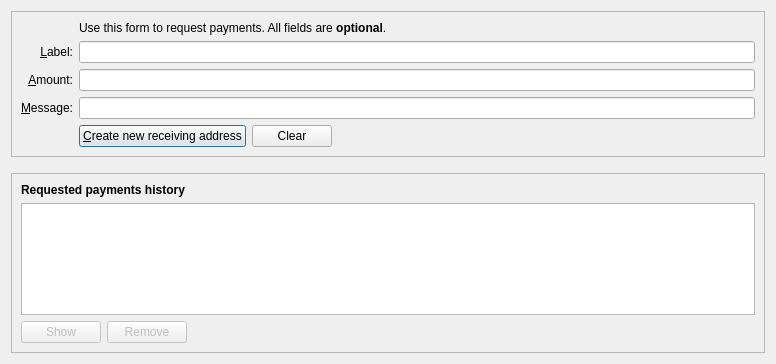
<?xml version="1.0" encoding="UTF-8"?>
<ui version="4.0">
 <class>ReceiveCoinsDialog</class>
 <widget class="QDialog" name="ReceiveCoinsDialog">
  <property name="geometry">
   <rect>
    <x>0</x>
    <y>0</y>
    <width>776</width>
    <height>364</height>
   </rect>
  </property>
  <layout class="QVBoxLayout" name="verticalLayout" stretch="0,0,1">
   <item>
    <widget class="QFrame" name="frame2">
     <property name="sizePolicy">
      <sizepolicy hsizetype="Preferred" vsizetype="Expanding">
       <horstretch>0</horstretch>
       <verstretch>0</verstretch>
      </sizepolicy>
     </property>
     <property name="frameShape">
      <enum>QFrame::StyledPanel</enum>
     </property>
     <property name="frameShadow">
      <enum>QFrame::Sunken</enum>
     </property>
     <layout class="QVBoxLayout" name="verticalLayout_3">
      <item>
       <layout class="QGridLayout" name="gridLayout">
        <item row="6" column="0">
         <widget class="QLabel" name="label_3">
          <property name="toolTip">
           <string>An optional message to attach to the payment request, which will be displayed when the request is opened. Note: The message will not be sent with the payment over the Australiacash network.</string>
          </property>
          <property name="text">
           <string>&amp;Message:</string>
          </property>
          <property name="alignment">
           <set>Qt::AlignRight|Qt::AlignTrailing|Qt::AlignVCenter</set>
          </property>
          <property name="buddy">
           <cstring>reqMessage</cstring>
          </property>
         </widget>
        </item>
        <item row="4" column="2">
         <widget class="QLineEdit" name="reqLabel">
          <property name="toolTip">
           <string>An optional label to associate with the new receiving address (used by you to identify an invoice).  It is also attached to the payment request.</string>
          </property>
         </widget>
        </item>
        <item row="6" column="2">
         <widget class="QLineEdit" name="reqMessage">
          <property name="toolTip">
           <string>An optional message that is attached to the payment request and may be displayed to the sender.</string>
          </property>
         </widget>
        </item>
        <item row="2" column="2">
         <widget class="QLabel" name="label_5">
          <property name="text">
           <string>Use this form to request payments. All fields are &lt;b&gt;optional&lt;/b&gt;.</string>
          </property>
         </widget>
        </item>
        <item row="4" column="0">
         <widget class="QLabel" name="label_2">
          <property name="toolTip">
           <string>An optional label to associate with the new receiving address.</string>
          </property>
          <property name="text">
           <string>&amp;Label:</string>
          </property>
          <property name="alignment">
           <set>Qt::AlignRight|Qt::AlignTrailing|Qt::AlignVCenter</set>
          </property>
          <property name="buddy">
           <cstring>reqLabel</cstring>
          </property>
         </widget>
        </item>
        <item row="5" column="0">
         <widget class="QLabel" name="label">
          <property name="toolTip">
           <string>An optional amount to request. Leave this empty or zero to not request a specific amount.</string>
          </property>
          <property name="text">
           <string>&amp;Amount:</string>
          </property>
          <property name="alignment">
           <set>Qt::AlignRight|Qt::AlignTrailing|Qt::AlignVCenter</set>
          </property>
          <property name="buddy">
           <cstring>reqAmount</cstring>
          </property>
         </widget>
        </item>
        <item row="5" column="2">
         <widget class="BitcoinAmountField" name="reqAmount">
          <property name="minimumSize">
           <size>
            <width>80</width>
            <height>0</height>
           </size>
          </property>
          <property name="toolTip">
           <string>An optional amount to request. Leave this empty or zero to not request a specific amount.</string>
          </property>
         </widget>
        </item>
        <item row="7" column="2">
         <layout class="QHBoxLayout" name="horizontalLayout">
          <item>
           <widget class="QPushButton" name="receiveButton">
            <property name="minimumSize">
             <size>
              <width>150</width>
              <height>0</height>
             </size>
            </property>
            <property name="text">
             <string>&amp;Create new receiving address</string>
            </property>
            <property name="icon">
             <iconset resource="../bitcoin.qrc">
              <normaloff>:/icons/receiving_addresses</normaloff>:/icons/receiving_addresses</iconset>
            </property>
            <property name="autoDefault">
             <bool>false</bool>
            </property>
            <property name="default">
             <bool>true</bool>
            </property>
           </widget>
          </item>
          <item>
           <widget class="QPushButton" name="clearButton">
            <property name="sizePolicy">
             <sizepolicy hsizetype="Minimum" vsizetype="Fixed">
              <horstretch>0</horstretch>
              <verstretch>0</verstretch>
             </sizepolicy>
            </property>
            <property name="toolTip">
             <string>Clear all fields of the form.</string>
            </property>
            <property name="text">
             <string>Clear</string>
            </property>
            <property name="icon">
             <iconset resource="../bitcoin.qrc">
              <normaloff>:/icons/remove</normaloff>:/icons/remove</iconset>
            </property>
            <property name="autoDefault">
             <bool>false</bool>
            </property>
           </widget>
          </item>
          <item>
           <spacer name="horizontalSpacer">
            <property name="orientation">
             <enum>Qt::Horizontal</enum>
            </property>
            <property name="sizeHint" stdset="0">
             <size>
              <width>40</width>
              <height>20</height>
             </size>
            </property>
           </spacer>
          </item>
         </layout>
        </item>
        <item row="7" column="0">
         <widget class="QLabel" name="label_7">
          <property name="text">
           <string/>
          </property>
         </widget>
        </item>
       </layout>
      </item>
     </layout>
    </widget>
   </item>
   <item>
    <spacer name="verticalSpacer_2">
     <property name="orientation">
      <enum>Qt::Vertical</enum>
     </property>
     <property name="sizeHint" stdset="0">
      <size>
       <width>20</width>
       <height>10</height>
      </size>
     </property>
    </spacer>
   </item>
   <item>
    <widget class="QFrame" name="frame">
     <property name="sizePolicy">
      <sizepolicy hsizetype="Preferred" vsizetype="Expanding">
       <horstretch>0</horstretch>
       <verstretch>0</verstretch>
      </sizepolicy>
     </property>
     <property name="frameShape">
      <enum>QFrame::StyledPanel</enum>
     </property>
     <property name="frameShadow">
      <enum>QFrame::Raised</enum>
     </property>
     <layout class="QVBoxLayout" name="verticalLayout_2">
      <item>
       <widget class="QLabel" name="label_6">
        <property name="font">
         <font>
          <weight>75</weight>
          <bold>true</bold>
         </font>
        </property>
        <property name="text">
         <string>Requested payments history</string>
        </property>
       </widget>
      </item>
      <item>
       <widget class="QTableView" name="recentRequestsView">
        <property name="contextMenuPolicy">
         <enum>Qt::CustomContextMenu</enum>
        </property>
        <property name="tabKeyNavigation">
         <bool>false</bool>
        </property>
        <property name="sortingEnabled">
         <bool>true</bool>
        </property>
       </widget>
      </item>
      <item>
       <layout class="QHBoxLayout" name="horizontalLayout_2">
        <item>
         <widget class="QPushButton" name="showRequestButton">
          <property name="enabled">
           <bool>false</bool>
          </property>
          <property name="toolTip">
           <string>Show the selected request (does the same as double clicking an entry)</string>
          </property>
          <property name="text">
           <string>Show</string>
          </property>
          <property name="icon">
           <iconset resource="../bitcoin.qrc">
            <normaloff>:/icons/edit</normaloff>:/icons/edit</iconset>
          </property>
          <property name="autoDefault">
           <bool>false</bool>
          </property>
         </widget>
        </item>
        <item>
         <widget class="QPushButton" name="removeRequestButton">
          <property name="enabled">
           <bool>false</bool>
          </property>
          <property name="toolTip">
           <string>Remove the selected entries from the list</string>
          </property>
          <property name="text">
           <string>Remove</string>
          </property>
          <property name="icon">
           <iconset resource="../bitcoin.qrc">
            <normaloff>:/icons/remove</normaloff>:/icons/remove</iconset>
          </property>
          <property name="autoDefault">
           <bool>false</bool>
          </property>
         </widget>
        </item>
        <item>
         <spacer name="horizontalSpacer_2">
          <property name="orientation">
           <enum>Qt::Horizontal</enum>
          </property>
          <property name="sizeHint" stdset="0">
           <size>
            <width>40</width>
            <height>20</height>
           </size>
          </property>
         </spacer>
        </item>
       </layout>
      </item>
     </layout>
    </widget>
   </item>
  </layout>
 </widget>
 <customwidgets>
  <customwidget>
   <class>BitcoinAmountField</class>
   <extends>QLineEdit</extends>
   <header>qt/bitcoinamountfield.h</header>
   <container>1</container>
  </customwidget>
 </customwidgets>
 <tabstops>
  <tabstop>reqLabel</tabstop>
  <tabstop>reqAmount</tabstop>
  <tabstop>reqMessage</tabstop>
  <tabstop>receiveButton</tabstop>
  <tabstop>clearButton</tabstop>
  <tabstop>recentRequestsView</tabstop>
  <tabstop>showRequestButton</tabstop>
  <tabstop>removeRequestButton</tabstop>
 </tabstops>
 <resources>
  <include location="../bitcoin.qrc"/>
 </resources>
 <connections/>
</ui>
